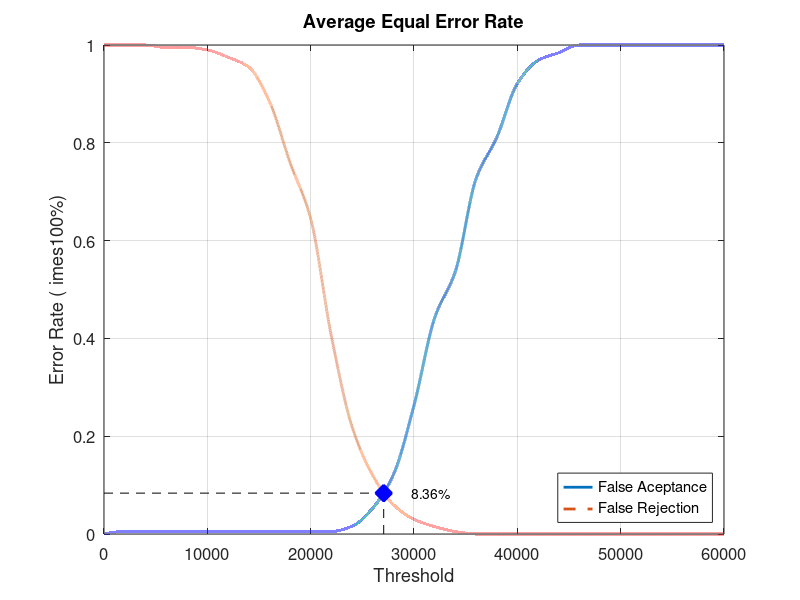
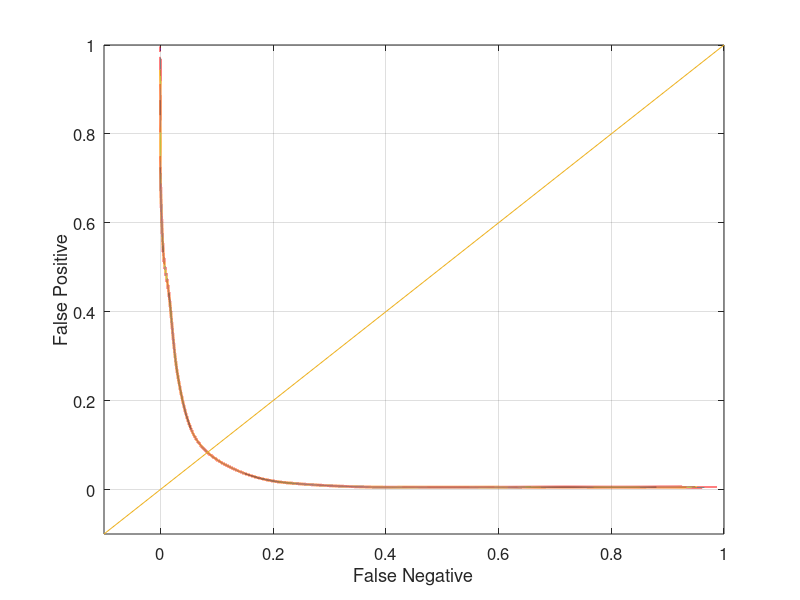

Recreate these plots in MATLAB, in order.
close all;
clear;
clc;
x = 0:2000:60000;
xq = 0:0.5:60000;

y0 = [0 0.00526316 0.00526316 0.00526316 0.00526316 0.00526316 0.00526316 0.00526316 0.00526316 0.00526316 0.00526316 0.00526316 0.0157895 0.0526316 0.121053 0.263158 0.442105 0.536842 0.726316 0.810526 0.921053 0.968421 0.984211 1 1 1 1 1 1 1 1]
yy0 = interp1(x, y0, xq, 'pchip');
y1 = [1 1 1 0.995 0.995 0.99 0.975 0.955 0.885 0.76 0.645 0.405 0.22 0.12 0.06 0.03 0.015 0.005 0 0 0 0 0 0 0 0 0 0 0 0 0]
yy1 = interp1(x, y1, xq, 'pchip');

% Calculating EER: 
y2 = abs(y0 - y1);
find(y2 == min(y2))
yy2 = abs(yy0 - yy1);
xEER = find(yy2 == min(yy2));
xEERIndex = xq(xEER) % X-axis EER
yEER = yy0(xEER) % Y-axis EER

main = figure
plot(xq, yy0,'-','LineWidth', 2);	hold on
plot(xq, yy1,'--','LineWidth', 2);	hold on
plot([xEERIndex xEERIndex], [0 yEER], 'k--');	hold on
plot([0 xEERIndex], [yEER yEER], 'k--');	hold on
plot(xEERIndex, yEER, 'bx', 'LineWidth', 10);	hold on
text(xEERIndex + 10 * xEERIndex / 100, yEER, [num2str(round((10000 * yEER)) / 100) '%'])
legend('False Aceptance', 'False Rejection', 'Location', 'SouthEast')
xlabel('Threshold')
ylabel('Error Rate (	imes100%)')
title('Average Equal Error Rate')
set(gca, 'FontSize', 12)
axis([0 60000 0 1])
grid on

print(main, 'Database1_1Main', '-dpng');
FNRxFPR = figure('Color', [1 1 1]);
plot(yy1, yy0, '-', yy1, yy0, 'LineWidth', 2);
hold on
y = -0.1:0.1:1
plot(y, y); 
set(gca, 'FontSize', 12)
xlabel('False Negative')
ylabel('False Positive')
axis([-0.1 1 -0.1 1])
set(gca, 'FontSize', 12)
grid on

print(FNRxFPR, 'Database1_1FNRxFPR','-dpng');
